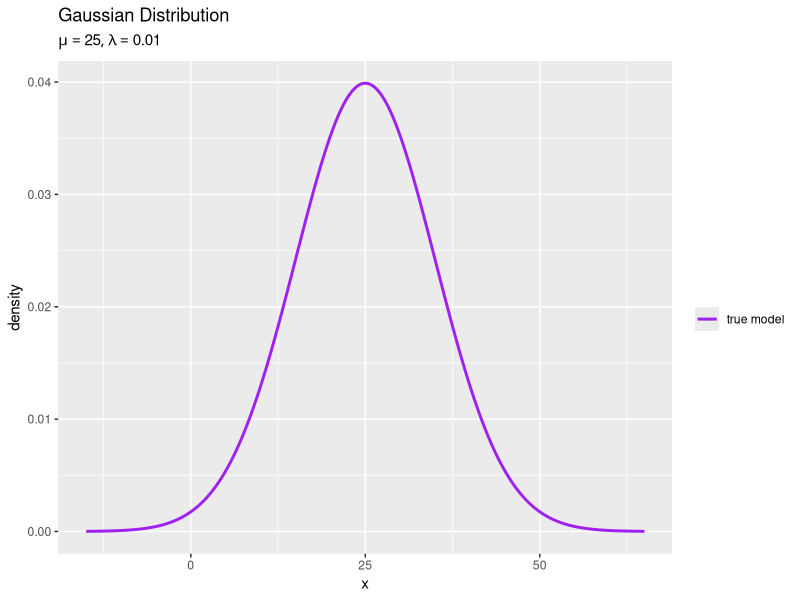

This figure's R source: (Note: this script raises an error after producing the figure.)

# 3.3.1 1次元ガウス分布の学習と予測：平均が未知の場合 ----------------------------------------------------

# 利用パッケージ
library(tidyverse)
library(gganimate)

# チェック用
library(ggplot2)


# ベイズ推論の実装 ----------------------------------------------------------------

### ・生成分布(ガウス分布)の設定 -----

# 真の平均パラメータを指定
mu_truth <- 25

# 既知の精度パラメータを指定
lambda <- 0.01
sqrt(1 / lambda) # 標準偏差


# グラフ用のxの値を作成
x_vec <- seq(
  mu_truth - 1/sqrt(lambda) * 4, 
  mu_truth + 1/sqrt(lambda) * 4, 
  length.out = 501
)

# 真の分布を計算:式(2.64)
model_df <- tibble::tibble(
  x = x_vec, # 確率変数
  dens = dnorm(x = x_vec, mean = mu_truth, sd = 1/sqrt(lambda)) # 確率密度
)

# 真の分布を作図
ggplot() + 
  geom_line(data = model_df, mapping = aes(x = x, y = dens, color = "model"), 
            size = 1) + # 真の分布
  scale_color_manual(breaks = "model", values = "purple", labels = "true model", name = "") + # 線の色:(凡例表示用)
  labs(title = "Gaussian Distribution", 
       subtitle = parse(text = paste0("list(mu==", mu_truth, ", lambda==", lambda, ")")), 
       x = "x", y = "density")


### ・データの生成 -----

# (観測)データ数を指定
N <- 50


# ガウス分布に従うデータを生成
x_n <- rnorm(n = N, mean = mu_truth, sd = 1/sqrt(lambda))

# 観測データを格納
data_df <- tibble::tibble(x = x_n)

# 観測データのヒストグラムを作成
ggplot() + 
  geom_histogram(data = data_df, aes(x = x, y = ..density.., fill = "data"), 
                 bins = 30) + # 観測データ(密度)
  geom_line(data = model_df, mapping = aes(x = x, y = dens, color = "model"), 
            size = 1, linetype = "dashed") + # 真の分布
  scale_fill_manual(values = c(model = NA, data = "pink"), na.value = NA, 
                    labels = c(model = "true model", data = "observation data"), name = "") + # バーの色:(凡例表示用)
  scale_color_manual(values = c(model = "red", data = "pink"), 
                     labels = c(model = "true model", data = "observation data"), name = "") + # 線の色:(凡例表示用)
  guides(color = guide_legend(override.aes = list(size = c(0.5, 0.5), linetype = c("dashed", "blank")))) + # 凡例の体裁:(凡例表示用)
  labs(title = "Gaussian Distribution", 
       subtitle = parse(text = paste0("list(mu==", mu_truth, ", lambda==", lambda, ", N==", N, ")")), 
       x = "x", y = "density")


### ・事前分布(ガウス分布)の設定 -----

# μの事前分布の平均パラメータを指定
m <- 0

# μの事前分布の精度パラメータを指定
lambda_mu <- 0.0016
sqrt(1 / lambda_mu) # 標準偏差


# グラフ用のμの値を作成
mu_vec <- seq(
  mu_truth - 1/sqrt(lambda_mu) * 4, 
  mu_truth + 1/sqrt(lambda_mu) * 4, 
  length.out = 501
)

# μの事前分布を計算:式(2.64)
prior_df <- tibble::tibble(
  mu = mu_vec, # 確率変数
  dens = dnorm(x = mu_vec, mean = m, sd = 1/sqrt(lambda_mu)) # 確率密度
)

# μの事前分布を作図
ggplot() + 
  geom_vline(mapping = aes(xintercept = mu_truth, color = "param"), 
             size = 1, linetype = "dashed", show.legend = FALSE) + # 真のパラメータ
  geom_line(data = prior_df, mapping = aes(x = mu, y = dens, color = "prior"), 
            size = 1) + # μの事前分布
  scale_color_manual(values = c(param = "red", prior = "purple"), 
                     labels = c(param = "true parameter", prior = "prior"), name = "") + # 線の色:(凡例表示用)
  guides(color = guide_legend(override.aes = list(size = c(0.5, 0.5), linetype = c("dashed", "solid")))) + # 凡例の体裁:(凡例表示用)
  labs(title = "Gaussian Distribution", 
       subtitle = parse(text = paste0("list(m==", m, ", lambda[mu]==", lambda_mu, ")")), 
       x = expression(mu), y = "density")


### ・事後分布(ガウス分布)の計算 -----

# μの事後分布のパラメータを計算:式(3.53),(3.54)
lambda_mu_hat <- N * lambda + lambda_mu
m_hat         <- (lambda * sum(x_n) + lambda_mu * m) / lambda_mu_hat


# μの事後分布を計算:式(2.64)
posterior_df <- tibble::tibble(
  mu = mu_vec, # 確率変数
  dens = dnorm(x = mu_vec, mean = m_hat, sd = 1/sqrt(lambda_mu_hat)) # 確率密度
)

# μの事後分布を作図
ggplot() + 
  geom_vline(aes(xintercept = mu_truth, color = "param"), 
             size = 1, linetype = "dashed", show.legend = FALSE) + # 真のパラメータ
  geom_line(data = posterior_df, mapping = aes(x = mu, y = dens, color = "posterior"), 
            size = 1) + # μの事後分布
  scale_color_manual(values = c(param = "red", posterior = "purple"), 
                     labels = c(param = "true parameter", posterior = "posterior"), name = "") + # 線の色:(凡例表示用)
  guides(color = guide_legend(override.aes = list(size = c(0.5, 0.5), linetype = c("dashed", "solid")))) + # 凡例の体裁:(凡例表示用)
  labs(title = "Gaussian Distribution", 
       subtitle = parse(
         text = paste0("list(N==", N, ", hat(m)==", round(m_hat, 2), ", hat(lambda)[mu]==", round(lambda_mu_hat, 5), ")")
       ), 
       x = expression(mu), y = "density")


### ・予測分布(ガウス分布)を計算 -----

# 予測分布のパラメータを計算:式(3.62')
lambda_star_hat <- lambda * lambda_mu_hat / (lambda + lambda_mu_hat)
mu_star_hat     <- m_hat
#lambda_star_hat <- (N * lambda + lambda_mu) * lambda / ((N + 1) * lambda + lambda_mu)
#mu_star_hat     <- (lambda * sum(x_n) + lambda_mu * m) / (N * lambda + lambda_mu)

# 予測分布を計算:式(2.64)
predict_df <- tibble::tibble(
  x = x_vec, # 確率変数
  dens = dnorm(x = x_vec, mean = mu_star_hat, sd = 1/sqrt(lambda_star_hat)) # 確率密度
)

# 予測分布を作図
ggplot() + 
  geom_line(data = model_df, mapping = aes(x = x, y = dens, color = "model"), 
            size = 1, linetype = "dashed") + # 真の分布
  geom_line(data = predict_df, mapping = aes(x = x, y = dens, color = "predict"), 
            size = 1) + # 予測分布
  scale_color_manual(values = c(model = "red", predict = "purple"), 
                     labels = c(model = "true model", predict = "predict"), name = "") + # 線の色:(凡例表示用)
  guides(color = guide_legend(override.aes = list(size = c(0.5, 0.5), linetype = c("dashed", "solid")))) + # 凡例の体裁:(凡例表示用)
  labs(title = "Gaussian Distribution", 
       subtitle = parse(
         text = paste0("list(N==", N, ", hat(mu)[s]==", round(mu_star_hat, 2), ", hat(lambda)[s]==", round(lambda_star_hat, 5), ")")
       ), 
       x = "x", y = "density")
